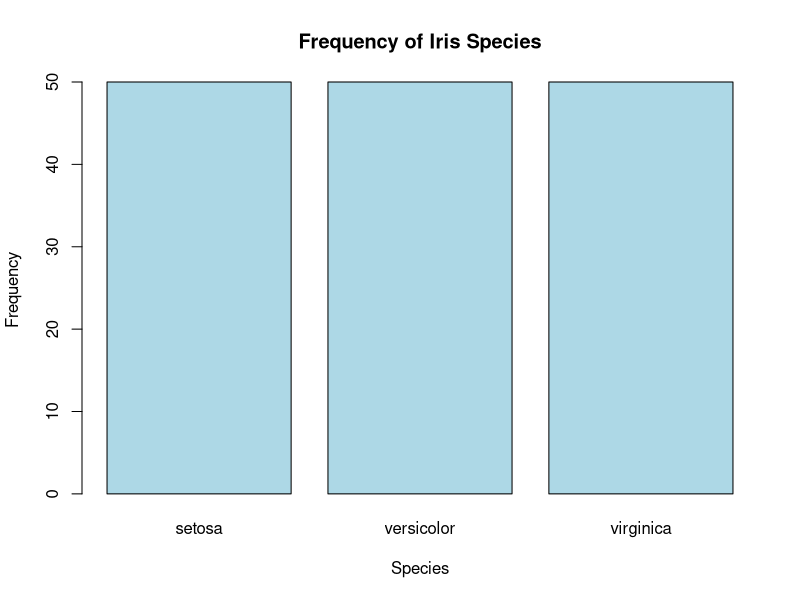
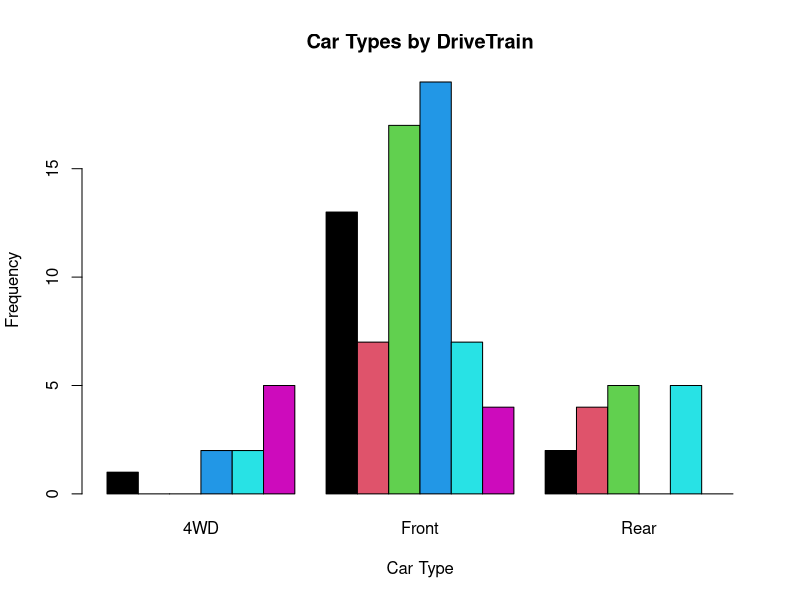
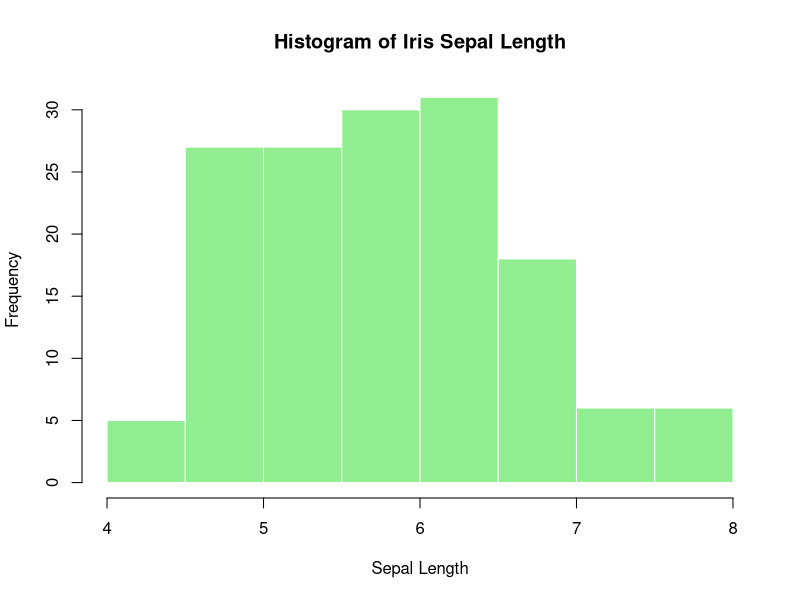
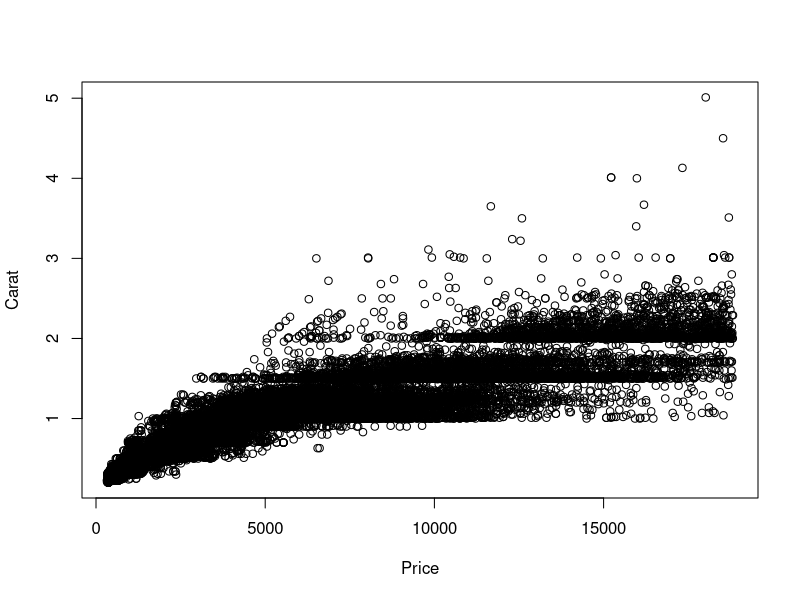

Generate these figures, in order, with R:
## ---- chunk 1
library(MASS)
library(ggplot2)
data(iris)
data(diamonds)
data(Cars93)
data(txhousing)
## ---- chunk 2
barplot(table(iris$Species), 
        main = "Frequency of Iris Species", 
        xlab = "Species", 
        ylab = "Frequency", 
        col = "lightblue")

## ---- chunk 3

## ---- chunk 4
cars93_table <- table(Cars93$Type, Cars93$DriveTrain)
cars93_table

barplot(cars93_table, 
        beside = T, 
        main = "Car Types by DriveTrain", 
        xlab = "Car Type", 
        ylab = "Frequency", 
        col = 1:6)

## ---- chunk 5

## ---- chunk 6
hist(iris$Sepal.Length, 
     main = "Histogram of Iris Sepal Length", 
     xlab = "Sepal Length", 
     col = "lightgreen", 
     border = "white")
## ---- chunk 7

## ---- chunk 8
plot(diamonds$price,diamonds$carat,xlab='Price',ylab='Carat')
## ---- chunk 9

## ---- chunk 10

## ---- chunk 11

## ---- chunk 12

## ---- chunk 13

## ---- chunk 14

## ---- chunk 15

## ---- chunk 16

